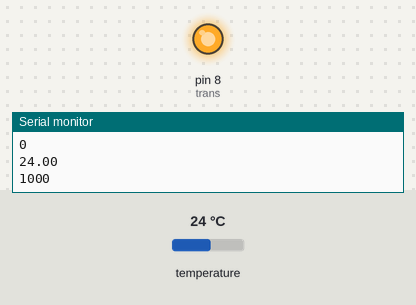
Simulated run of this sketch. Board: Arduino Uno, built with avr-gcc and run on an emulated ATmega328P. Shown: output pins drawn as LEDs (lit = HIGH), the last lines printed to the serial monitor. The test bench sets the inputs (shaded band); at power-on: temperature 24 °C.

Above: at 2.3 s.
2.4 s: temperature set to 27.2 °C
4.3 s: temperature set to 28.5 °C
At 5.5 s:
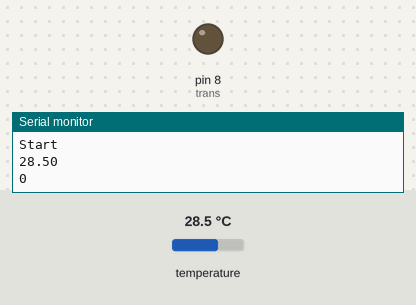
6.1 s: temperature set to 12 °C
At 7.4 s:
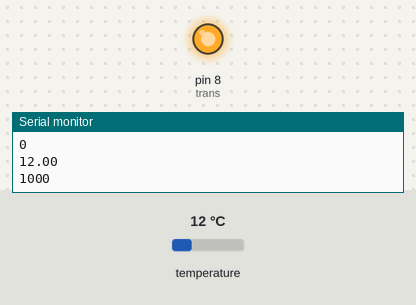
7.7 s: temperature set to 28 °C
At 8.5 s:
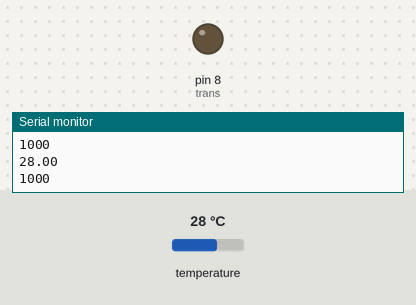
Timing chart, 0 to 10.2 s (numbered marks = the images above; inputs shaded):
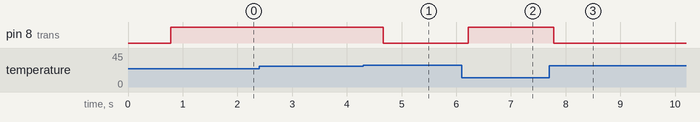

Measured:
- the behaviour switches between 27.9 and 28 °C on temperature (found by bisection; images 0 and 1)
- after the input at 4.3 s, pin 8 (trans): HIGH → LOW after 0.36 s
- after the input at 6.1 s, pin 8 (trans): LOW → HIGH after 0.12 s
- after the input at 7.7 s, pin 8 (trans): HIGH → LOW after 0.08 s

The sketch:

pid.ino
```cpp
/**
 * Thermal Sensor Test
 *
 * Source : https://create.arduino.cc/projecthub/TheGadgetBoy/ds18b20-digital-temperature-sensor-and-arduino-9cc806
 */

/********************************************************************/
// First we include the libraries
#include <OneWire.h>
#include <DallasTemperature.h>
/********************************************************************/
// Data wire is plugged into pin 2 on the Arduino
#define ONE_WIRE_BUS 2
/********************************************************************/
// Setup a oneWire instance to communicate with any OneWire devices
// (not just Maxim/Dallas temperature ICs)
OneWire oneWire(ONE_WIRE_BUS);
/********************************************************************/
// Pass our oneWire reference to Dallas Temperature.
DallasTemperature sensors(&oneWire);
/********************************************************************/

double todo_temp = 28 ;
double ambiant_temp = 25;
double actual_temp;

int activity = 0;
int loop_occurence = 1000;
int loop_numberOccurence = 1000;
int loop_onSameTemp = 0;
double loop_lastTemp;

int trans = 8;

long testInt = 0;

void setup(void)
{
  Serial.begin(9600);
  pinMode(trans, OUTPUT);
  sensors.begin();
  digitalWrite(trans, LOW);
}
void loop(void)
{
  //sensors.requestTemperatures(); // Send the command to get temperature readings
  ambiant_temp = 25; //sensors.getTempCByIndex(0);
  do{

  }while(!proportional_control());// Wait the sensor go to <todo_temp>
  Serial.println("Start");
  do{
    testInt++;
    proportional_control();
  }while(testInt <= 76433); // 76433 ~= 60 seconds
  Serial.println("Stop");
  testInt=0;
}

// V1.2 Propotional Control Algo
// One full loop = 0.785 seconds <-> 785 miliseconds
bool proportional_control(){
  double diff = todo_temp - ambiant_temp;
  if (loop_numberOccurence >= loop_occurence){
    loop_numberOccurence = 0;

    sensors.requestTemperatures(); // Send the command to get temperature readings
    actual_temp = sensors.getTempCByIndex(0);


    Serial.println(actual_temp);
    Serial.println(activity);

    if(actual_temp >= todo_temp){
      if((double)(actual_temp - todo_temp) >= (double)(diff*3/100)){
        activity = 0;
      } else {
        if(actual_temp == todo_temp){
          activity = 100;
        } else{
          activity = 50;
        }
      }
    }else{
      double actual_diff = todo_temp - actual_temp;
      if(actual_diff > (20*diff/100)){
        activity = 1000;
      }
      else{
        int temp_activity = (int)(actual_diff * 100 / (20*diff/100));

        if(actual_temp == loop_lastTemp && actual_temp <= todo_temp){
          loop_onSameTemp ++;
          if(loop_onSameTemp > 1){
            temp_activity += 0.5;
          }
          if(loop_onSameTemp > 2){
            temp_activity += 1;
          }
        } else {
          loop_onSameTemp = 0;
        }

        if(temp_activity < 0){
          activity = 0;
        }
        else {
          if(temp_activity <= 35){
            activity = (int)temp_activity*100-100;
          }
          else{
            activity = (int)temp_activity*100;
          }
        }
      }
      loop_lastTemp = actual_temp;
    }

    if(actual_temp >= todo_temp) {
      return true;
    }
    else{
      return false;
    }
  }

  if(loop_numberOccurence <= activity){
    digitalWrite(trans, HIGH);
  }
  else{
    digitalWrite(trans, LOW);
  }
  loop_numberOccurence++;
  return false;
}
```
